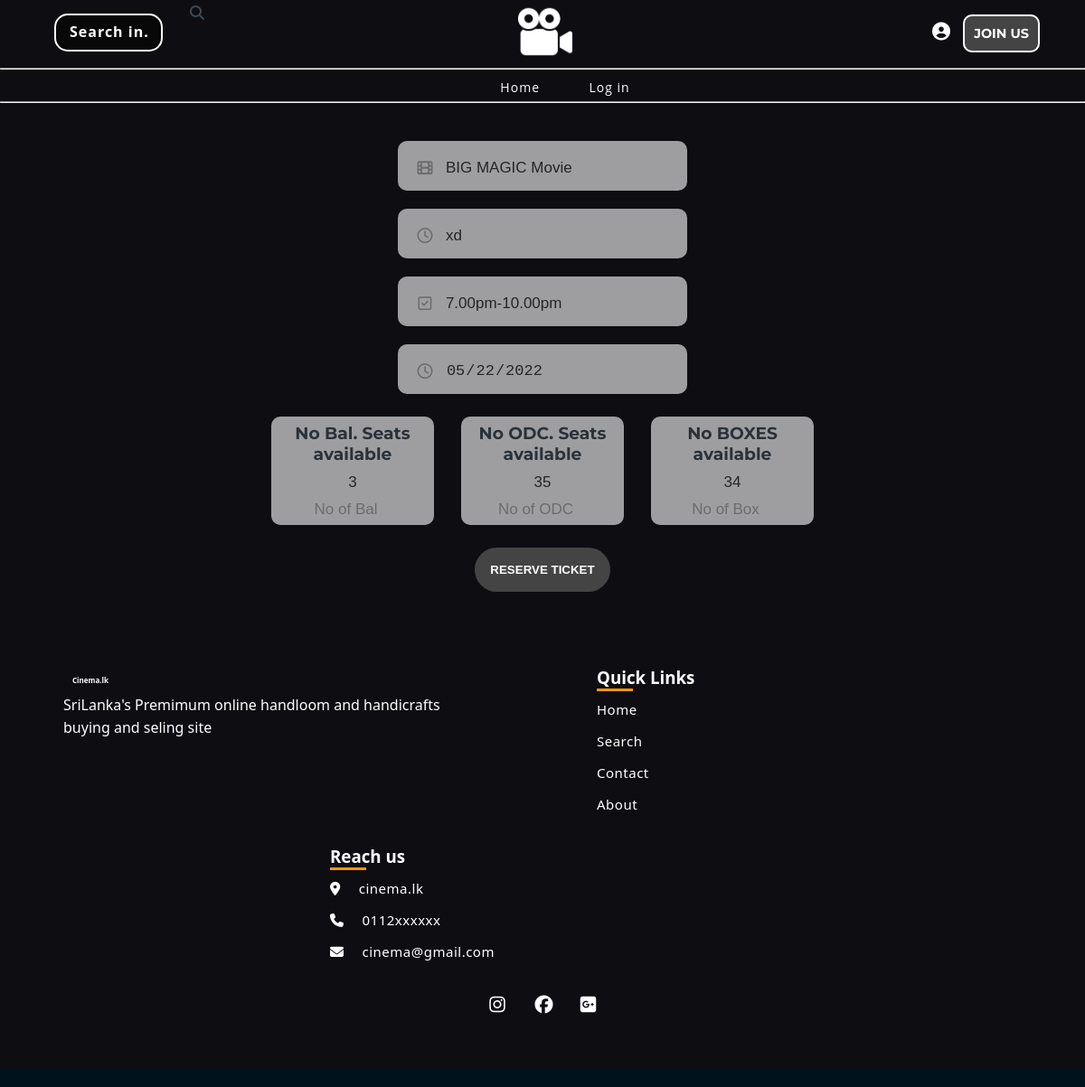
Before: /views/bookingSeats.php?movie_id=1&theater_id=1&date=2022-05-22&time=0 with the older database file.
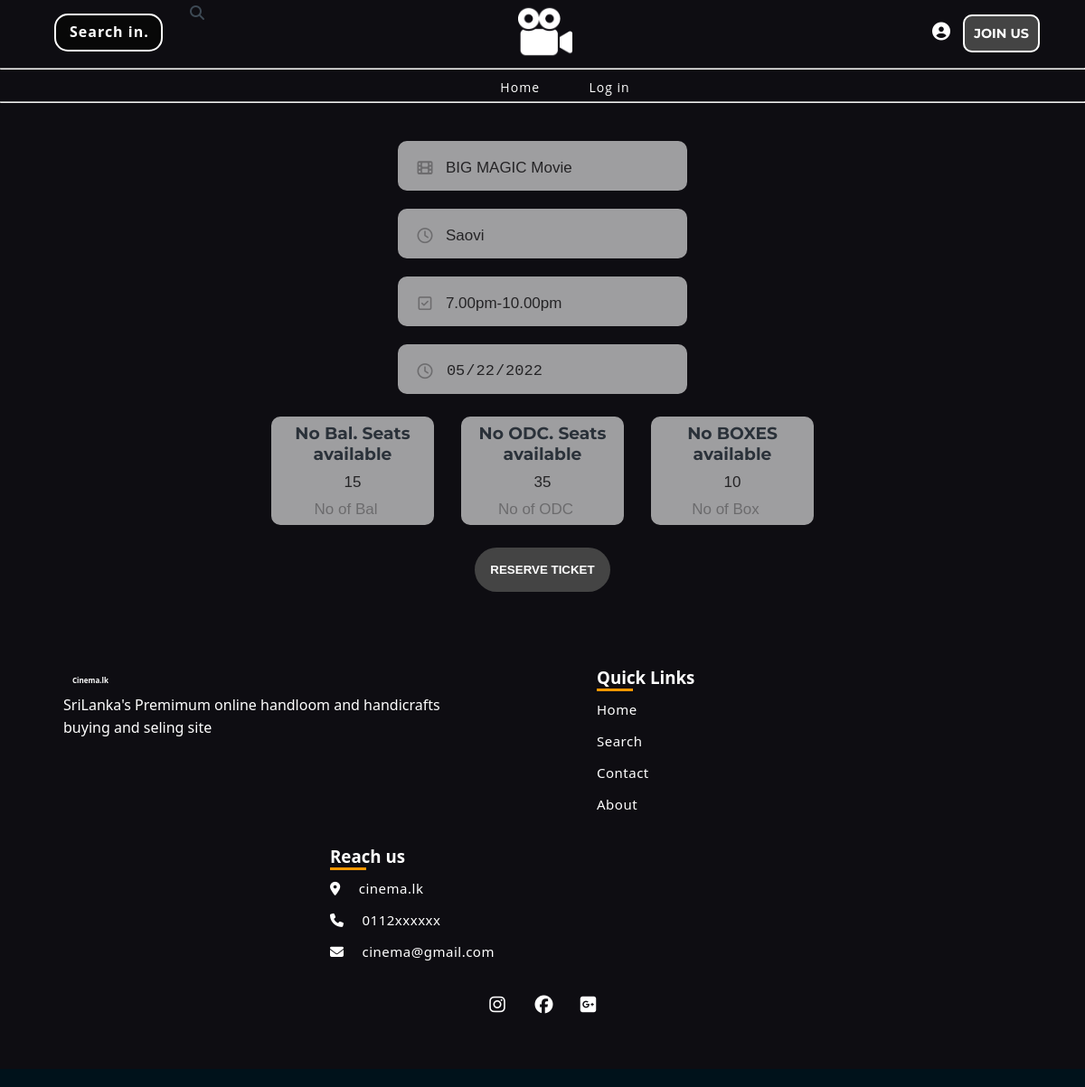
After: the same page with the newer database file.
### tables this page shows
CREATE TABLE `theater_owner` (
  `theater_id` int(50) NOT NULL,
  `theater_name` varchar(50) NOT NULL,
  `email` varchar(50) NOT NULL,
  `password` varchar(255) NOT NULL,
  `location` text NOT NULL,
  `contact_no` int(10) NOT NULL,
  `no_balcony_seats` int(5) NOT NULL,
  `no_odc_seats` int(5) NOT NULL,
  `no_of_box` int(5) NOT NULL,
  `open_time` datetime NOT NULL,
  `type` int(2) NOT NULL DEFAULT 2,
  `isReg` tinyint(4) NOT NULL DEFAULT 0
);

### controllers/addMovieController.php (called while the page is built, shortened)
<?php
function executeQuery($query)
{
    require('connection.php');
    $result = mysqli_query($connection, $query);
    if ($result) {
        if (mysqli_num_rows($result) > 0) {
            $all_the_movies = array();
            while ($row = mysqli_fetch_assoc($result)) {
                $all_the_movies[] = $row;
            }
            return $all_the_movies;
        } else {
            return array();
        }
    } else {
        echo 'error';
    }
}
?>

### controllers/theatersController.php (called while the page is built, shortened)
<?php
include "../controllers/addMovieController.php";
function getTheTheater($id)
{
    $query = "SELECT * FROM theater_owner WHERE  theater_id='$id'";
    return executeQuery($query);
}
function getTheMovieById($id)
{
    $query = "SELECT * FROM movie where movie_id = '$id'";
    return executeQuery($query);
}
function getAvailableSeats($date, $movie_id, $theater_id, $show_time)
{
    $query = "SELECT SUM(no_balcony_seats) as no_balcony_seats ,SUM(no_odc_seats) as no_odc_seats,SUM(no_of_box) as no_of_box
FROM ticket WHERE show_date='$date' AND movie_id = '$movie_id' AND theater_owner = '$theater_id' and show_time='$show_time';";
    return executeQuery($query);
}
?>

### views/bookingSeats.php (the view, shortened to what this page needs)
<?php
include '../controllers/theatersController.php';
$movie_id = $_GET['movie_id'];
$theater_id = $_GET['theater_id'];
$date = $_GET['date'];
$timeSlot = $_GET['time'];
$movie = getTheMovieById($movie_id);
$theater = getTheTheater($theater_id);
$seats=getAvailableSeats($date,$movie_id,$theater_id,$timeSlot);
?>
<!doctype html>
<html lang="en">
<head>
    <link rel="stylesheet" href="https://unpkg.com/flickity@2/dist/flickity.min.css">
    <link rel="stylesheet" href="../css/movie.css">
    <link rel="stylesheet" href="../css/style.css">
    <link rel="stylesheet" href="../css/header.css">
    <link rel="stylesheet" href="../css/footer.css">
    <link rel="stylesheet" href="../css/bookingSeats.css">
</head>
<body>
<?php include "../common/header.php"; ?>
<form <?php echo 'action="./payementPage.php?movie_id='.$movie_id.'&theater_id='.$theater_id.'&date='.$date.'&time='.$timeSlot.'&userId='.$user[0]['customer_id'].'"'?> class="add-booking-area" method="post">
    <div class="input-field">
        <i class="fa fa-film" aria-hidden="true"></i>
        <input disabled value='<?php echo $movie[0]['name'].' Movie' ?>' required type="text" name="movie_name" placeholder="Movie"/>
    </div>
    <div class="input-field">
        <i class="fa fa-clock-o" aria-hidden="true"></i>
        <input disabled value=<?php echo $theater[0]['theater_name'].' Theater ' ?> required type="text" name="theater_id" placeholder="Theater"/>
    </div>
    <div class="input-field">
        <i class="fa fa-check-square-o" aria-hidden="true"></i>
        <input disabled value='<?php if ($date==0) {echo "9.00am-12.00am";}elseif ($date==1){echo "2.00pm-5.00pm";}
            else{ echo "7.00pm-10.00pm";}
        ?>' type="text" name="timeToWatch"
               placeholder="Time of Watch"/>
    </div>
    <div class="input-field">
        <i class="fa fa-clock-o" aria-hidden="true"></i>
        <input disabled value='<?php echo $date ?>' type="date" name="date"
               placeholder="Time of Watch"/>
    </div>
    <div class="seats-booking">
        <div class="input-field schedule">
            <h3 style="text-align: center">No Bal. Seats available</h3>
            <input disabled value=<?php echo ( $theater[0]['no_balcony_seats']-$seats[0]['no_balcony_seats']) ?>  type="text" placeholder=""/>
            <input required min="0" max=<?php echo( $theater[0]['no_balcony_seats']-$seats[0]['no_balcony_seats']) ?> type="number" name="noOfBal" placeholder="No of Bal"/>
        </div>
        <div class="input-field schedule">
            <h3 style="text-align: center">No ODC. Seats available</h3>
            <input disabled value=<?php echo ( $theater[0]['no_odc_seats']-$seats[0]['no_odc_seats']) ?>  type="text" placeholder="Time of Watch"/>
            <input required min="0" max=<?php echo ( $theater[0]['no_odc_seats']-$seats[0]['no_odc_seats']) ?>  type="number" name="noOfOdc" placeholder="No of ODC"/>
        </div>
        <div class="input-field schedule">
            <h3 style="text-align: center">No BOXES available</h3>
            <input class="number-input" disabled value=<?php echo ( $theater[0]['no_of_box']-$seats[0]['no_of_box']) ?>   type="text"
                   placeholder="Time of Watch"/>
            <input required min="0" max=<?php echo ( $theater[0]['no_of_box']-$seats[0]['no_of_box']) ?>  type="number" name="noOfBox" placeholder="No of Box"/>
        </div>
    </div>
    <input type="submit" name="signup-btn-on" class="btn" value="Reserve Ticket"/>
</form>
<?php include "../common/footer.php"; ?>
</body>
</html>

Changed rows visible on the page:
changed theater_owner: theater_id "xd" → "Saovi"; no_balcony_seats "3" → "15"; no_of_box "34" → "10"
